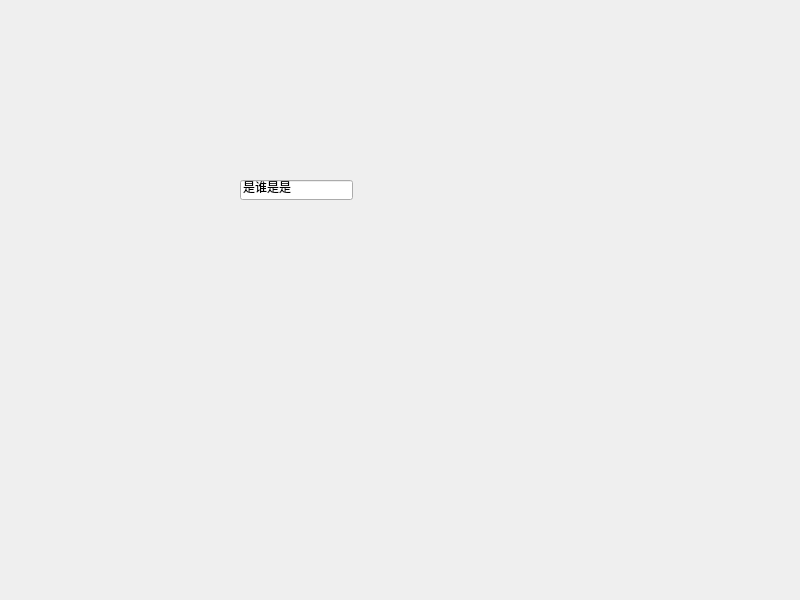
<?xml version="1.0" encoding="UTF-8"?>
<ui version="4.0">
 <class>Widget</class>
 <widget class="QWidget" name="Widget">
  <property name="geometry">
   <rect>
    <x>0</x>
    <y>0</y>
    <width>800</width>
    <height>600</height>
   </rect>
  </property>
  <property name="windowTitle">
   <string>Widget</string>
  </property>
  <widget class="QLineEdit" name="lineEdit">
   <property name="geometry">
    <rect>
     <x>240</x>
     <y>180</y>
     <width>113</width>
     <height>20</height>
    </rect>
   </property>
   <property name="text">
    <string>是谁是是</string>
   </property>
  </widget>
 </widget>
 <resources/>
 <connections/>
</ui>
